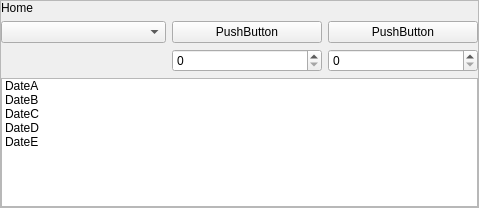
<?xml version="1.0" encoding="UTF-8"?>
<ui version="4.0">
 <class>Form</class>
 <widget class="QFrame" name="Form">
  <property name="geometry">
   <rect>
    <x>0</x>
    <y>0</y>
    <width>479</width>
    <height>208</height>
   </rect>
  </property>
  <property name="windowTitle">
   <string>Frame</string>
  </property>
  <property name="frameShape">
   <enum>QFrame::StyledPanel</enum>
  </property>
  <property name="frameShadow">
   <enum>QFrame::Raised</enum>
  </property>
  <layout class="QGridLayout" name="gridLayout">
   <property name="leftMargin">
    <number>0</number>
   </property>
   <property name="topMargin">
    <number>0</number>
   </property>
   <property name="rightMargin">
    <number>0</number>
   </property>
   <property name="bottomMargin">
    <number>0</number>
   </property>
   <property name="spacing">
    <number>6</number>
   </property>
   <item row="1" column="2">
    <widget class="QPushButton" name="pushButtonQss2">
     <property name="maximumSize">
      <size>
       <width>150</width>
       <height>16777215</height>
      </size>
     </property>
     <property name="text">
      <string>PushButton</string>
     </property>
    </widget>
   </item>
   <item row="2" column="2">
    <widget class="QSpinBox" name="spinBox"/>
   </item>
   <item row="1" column="0">
    <widget class="QAnimationComboBox" name="animationComboBox"/>
   </item>
   <item row="2" column="1">
    <widget class="QSpinBox" name="spinBoxQss"/>
   </item>
   <item row="0" column="0">
    <widget class="QLabel" name="labelHeading1">
     <property name="text">
      <string>Home</string>
     </property>
    </widget>
   </item>
   <item row="1" column="1">
    <widget class="QPushButton" name="pushButtonQss1">
     <property name="maximumSize">
      <size>
       <width>150</width>
       <height>16777215</height>
      </size>
     </property>
     <property name="text">
      <string>PushButton</string>
     </property>
    </widget>
   </item>
   <item row="3" column="0" colspan="3">
    <widget class="QListWidget" name="listWidget">
     <item>
      <property name="text">
       <string>DateA</string>
      </property>
     </item>
     <item>
      <property name="text">
       <string>DateB</string>
      </property>
     </item>
     <item>
      <property name="text">
       <string>DateC</string>
      </property>
     </item>
     <item>
      <property name="text">
       <string>DateD</string>
      </property>
     </item>
     <item>
      <property name="text">
       <string>DateE</string>
      </property>
     </item>
    </widget>
   </item>
  </layout>
 </widget>
 <customwidgets>
  <customwidget>
   <class>QAnimationComboBox</class>
   <extends>QComboBox</extends>
   <header>QAnimationComboBox.h</header>
  </customwidget>
 </customwidgets>
 <resources/>
 <connections/>
</ui>
